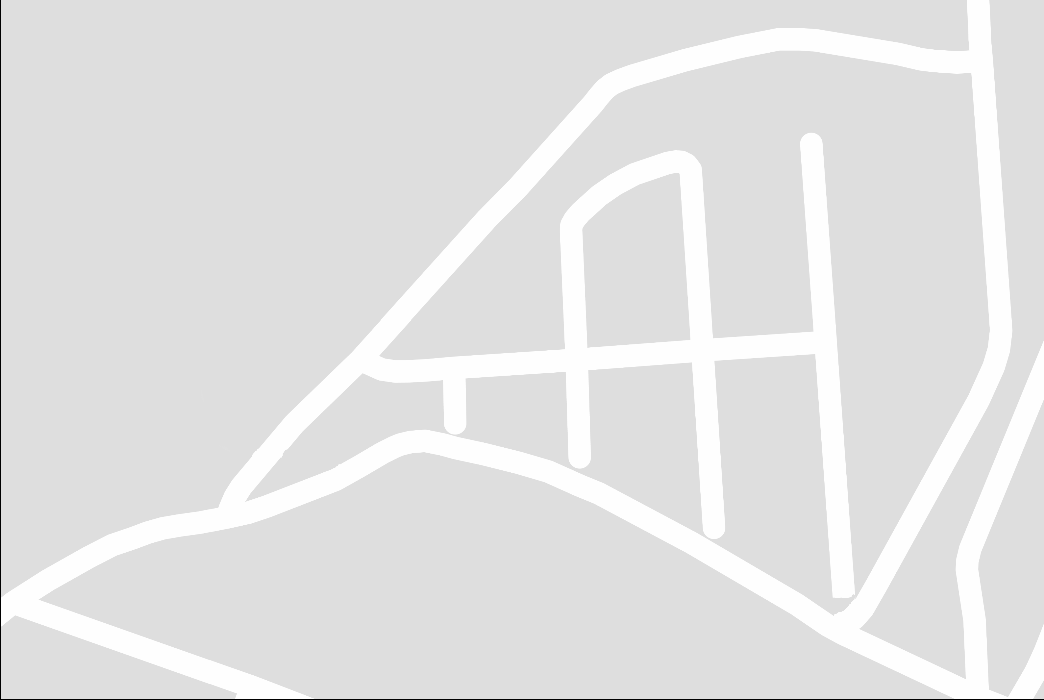
%> input picture images/mapSocietyMod.png, 1044 x 700 px
$ octave morphSkel.m   (GNU Octave 9; MATLAB toolbox functions it lacks are replaced by stand-ins)
%> lines starting %> are read from the running program, lines starting %| are printed output that depends on the picture; in (x1, y1, x2, y2) boxes, pixels count from 0 and x2, y2 are one past the last pixel; in counts of white or black regions, pixels touching at a corner belong together; the program's own positions count from 1
img = imread('mapSocietyMod.png');
%> img is the input picture: size 700x1044x3 uint8; min 0, max 254, mean 226.4
% size(img)
img = rgb2gray(img);
%> img: size 700x1044 uint8
img = img > 250;
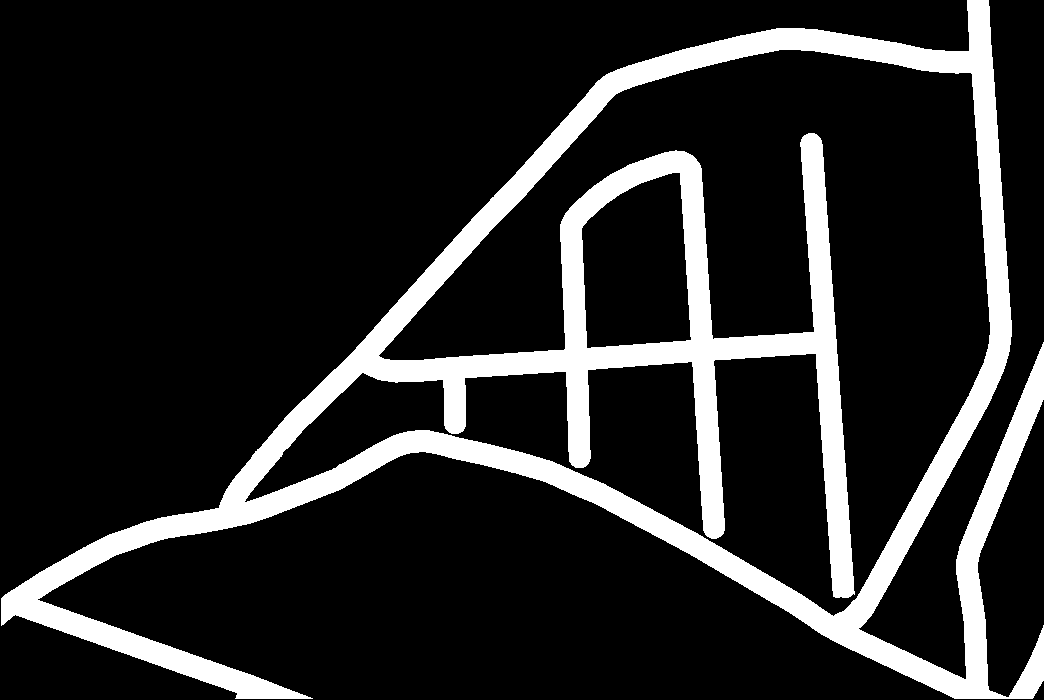
%> img: size 700x1044 logical; 15.2% white; 1 white region, box (x1, y1, x2, y2) and area: (1, 0, 1044, 699) 110854
close all

imshow(img)
size(img)
%> ans = [700 1044]
mskel = bwmorph(img, 'skel', Inf);
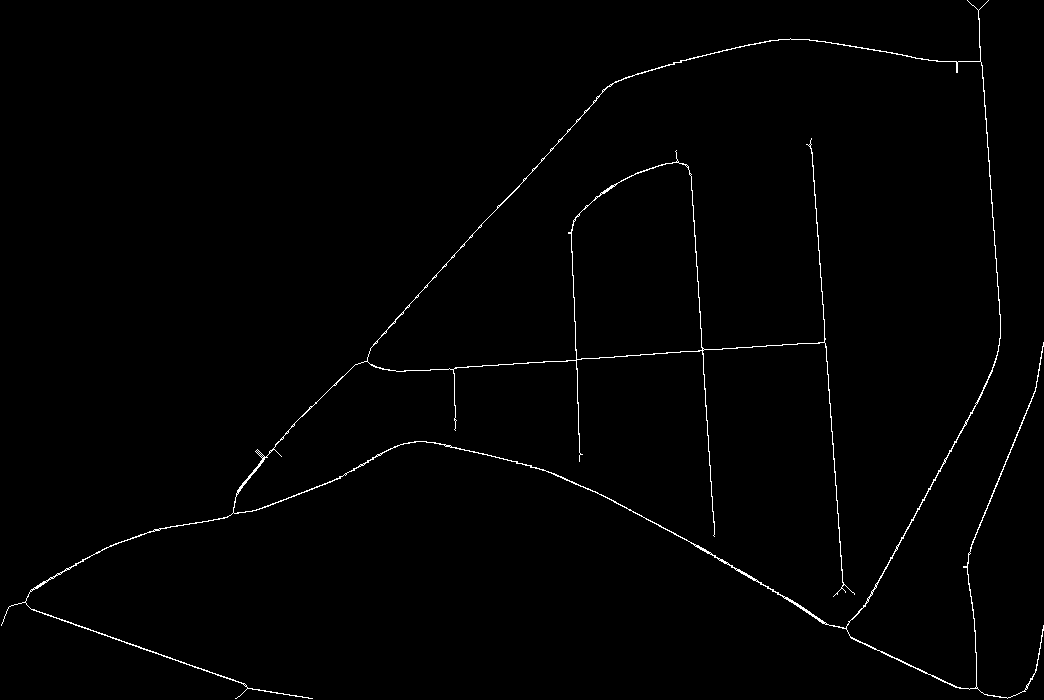
%> mskel: size 700x1044 logical; 0.93% white in thin lines or dots
figure, imshow(mskel)

$ run again, with images/gpsTrail.png copied over images/mapSocietyMod.png
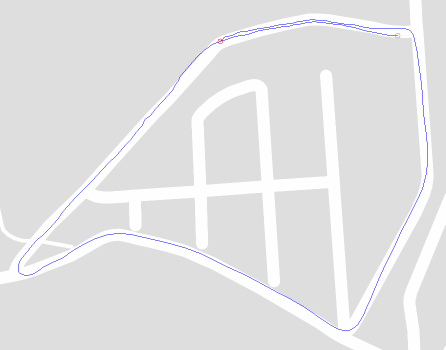
%> input picture images/gpsTrail.png, 446 x 350 px
%> img is the input picture: size 350x446x3 uint8; mean R, G, B 226.8, 226.8, 227.8
%> `img = img > 250;`:
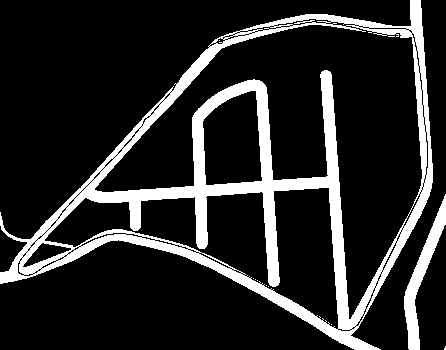
%> img: size 350x446 logical; 16.1% white; 11 white regions (9 under 20 px), largest, box (x1, y1, x2, y2) and area: (0, 0, 433, 350) 23462, (404, 194, 446, 350) 1708
%> `mskel = bwmorph(img, 'skel', Inf);`:
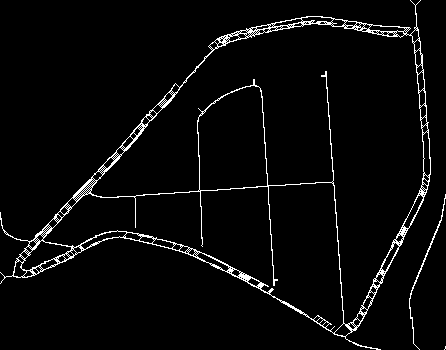
%> mskel: size 350x446 logical; 3.7% white in thin lines or dots
